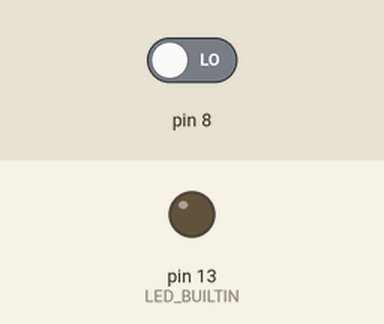
A sketch run on a simulated Arduino Uno, built with avr-gcc and run on an emulated ATmega328P. Parts: output pins drawn as LEDs (lit = HIGH). Inputs (shaded band) come from the test bench; at power-on: pin 8 LOW. What the sketch prints to the serial monitor is not drawn.

Above: at 1.2 s.
1.3 s: pin 8 driven HIGH
At 2.4 s:
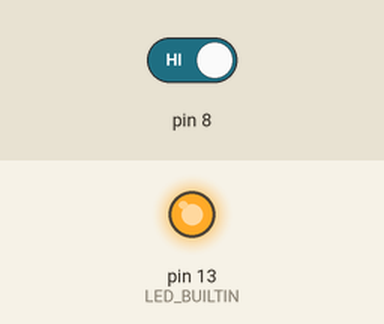
2.8 s: pin 8 driven LOW
At 3.5 s:
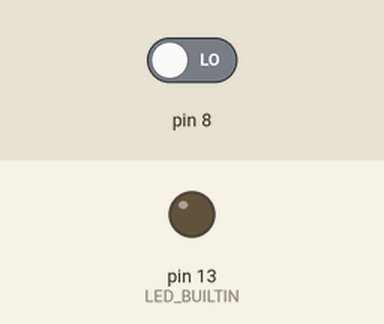
Timing chart, 0 to 5.8 s (numbered marks = the images above; inputs shaded):
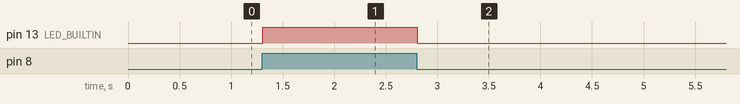

The sketch:

testingcodeIRsensor.ino
```cpp
int switchState = LOW;

void setup() {
  Serial.begin(9600);
  pinMode(8,INPUT);
  pinMode(10,INPUT);

  pinMode(LED_BUILTIN, OUTPUT);
}

void loop() {
  switchState = digitalRead(8);

  Serial.println(switchState);

  if (switchState == HIGH) {
        digitalWrite(LED_BUILTIN, HIGH);
   }
   else {
      digitalWrite(LED_BUILTIN, LOW);
   }

}
```

Measured:
- after the input at 1.3 s, pin 13 (LED_BUILTIN): LOW → HIGH at once
- after the input at 2.8 s, pin 13 (LED_BUILTIN): HIGH → LOW at once
